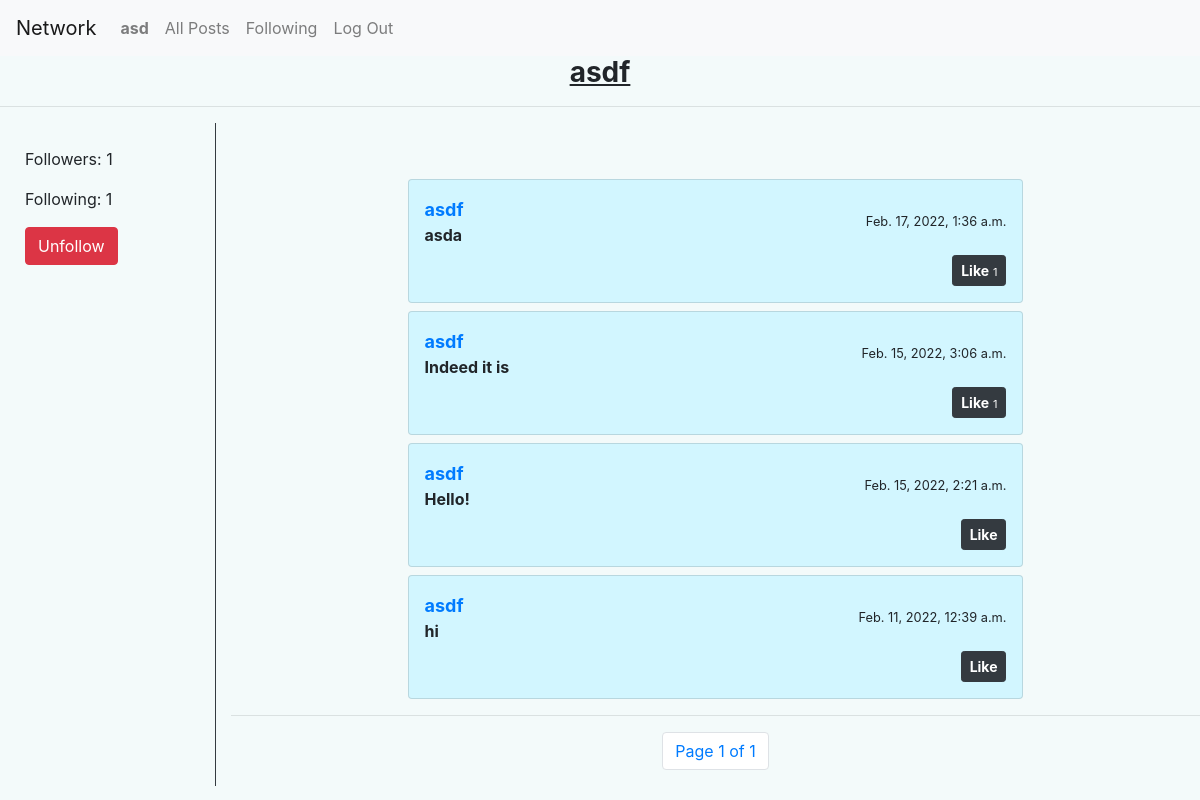
Screenshot of /profile/asdf (signed in) with the database file from the repository.
### network/models.py (models this page shows, shortened)
class User(AbstractUser):
    followers = models.ManyToManyField('User', null=True ,related_name="followed")
    def __str__(self):
        return f"{self.username}"

class Post(models.Model):
    creator = models.ForeignKey(User , on_delete=CASCADE, related_name="creatorPosts")
    body = models.TextField(max_length=400)
    created = models.DateTimeField(auto_now_add=True)
    updated = models.DateTimeField(auto_now=True)
    liked = models.ManyToManyField(User, blank=True, null=True)
    likeNum = models.PositiveIntegerField(default=0)
    class Meta:
        ordering = ['-created']

### network/views.py (the view)
# urls.py: path("profile/<str:user>", views.profile, name="profile"),
def profile(request, user):
    profile = User.objects.get(username = user)
    posts = Post.objects.filter(creator = profile.id)
    followersN = profile.followers.count()
    follow = User.objects.get(id = profile.id)
    followingN = User.objects.filter(followers = profile.id).count()
    if request.user in follow.followers.all():
        followed = True
    else:
        followed = False
    paginator = Paginator(posts, 10)
    page_number = request.GET.get('page')
    page_obj = paginator.get_page(page_number)
    return render(request, "network/profil.html", {
        "posts" : posts,
        "profileUser" : user,
        "followersN" : followersN,
        "followed" : followed,
        "followingN" : followingN,
        'page_obj': page_obj
    })

### network/templates/network/profil.html (shortened to what this page needs)
{% extends "network/layout.html" %}
{% load crispy_forms_tags %}
{% block body %}
<h3  style="text-align: center;"><b><u>{{ profileUser }}</u></b></h3>
<hr>
<div class="row">
<div class="col col-lg-2" style="margin-left: 25px;">
<br>
<p>Followers: {{ followersN }}</p>
<p>Following: {{ followingN }}</p>
{% if user.username != profileUser %}
<form method="post" action="{% url 'follow' profileUser %}">
    {% if followed %}
    <button type="submit" class="btn btn-danger">Unfollow</button>
    {% else %}
    <button type="submit" class="btn btn-info">Follow</button>
    {% endif %}
</form>
{% endif %}
</div>
<div class="container col border-left border-dark">
    <div class="container col mt-5">
        <div class="row d-flex justify-content-center">
            <div class="col-md-8">
                {% for post in page_obj %}
            <div class="card p-3 mt-2" style="background-color: rgb(210, 246, 255);">
                <div class="d-flex justify-content-between align-items-center">
                    <div class="user d-flex flex-row align-items-center">  <span><small class="font-weight-bold text-primary" style="font-size: large;"><a href="{% url 'profile' post.creator %}">{{ post.creator }}</a></small>
                    <div class="post font-weight-bold" id="body{{post.id}}">{{ post.body }}</div>
                    </span> </div> <small>{{ post.created }}</small>
                </div>
                <div class="action d-flex justify-content-between mt-2 align-items-center">
                    <div class="icons align-items-center"> <i class="fa fa-check-circle-o check-icon text-primary">
                        <button onclick="likePost(`{{post.id}}`)" id="likeBtn{{ post.id }}" type="button" class="btn btn-dark btn-sm">
                            {% if request.user in post.liked.all %}
                            <b style="color: rgb(229, 255, 0);">Liked</b> <small style="font-size: 11px;">{{ post.liked.all.count }}</small>
                            {% else %}
                            <b>Like</b> <small style="font-size: 11px;">
                            {% if post.liked.all.count > 0%}{{ post.liked.all.count }}{% endif %}</small>{% endif %}</button>
                    </i> </div>
                </div>
            </div>
            {% endfor %}
            </div>
        </div>
    </div>
    <hr>
<nav aria-label="Page navigation example">
    <ul class="pagination justify-content-center">
      <li class="page-item"><a class="page-link" href="#">Page {{ page_obj.number }} of {{ page_obj.paginator.num_pages }}</a></li>
    </ul>
  </nav>
{% endblock %}

### network/templates/network/layout.html (shortened to what this page needs)
{% load static %}
{% load crispy_forms_tags %}
<!DOCTYPE html>
<html lang="en">
    <head>
        <link rel="stylesheet" href="https://stackpath.bootstrapcdn.com/bootstrap/4.4.1/css/bootstrap.min.css">
        <link href="{% static 'network/styles.css' %}" rel="stylesheet">
    </head>
    <body style="background-color: rgb(243, 250, 250);">
        <nav class="navbar navbar-expand-lg navbar-light bg-light">
            <a class="navbar-brand" href="{% url 'index' %}">Network</a>
            <div>
              <ul class="navbar-nav mr-auto">
                {% if user.is_authenticated %}
                    <li class="nav-item">
                        <a class="nav-link" href="{% url 'profile' user.username %}"><strong>{{ user.username }}</strong></a>
                    </li>
                {% endif %}
                <li class="nav-item">
                  <a class="nav-link" href="{% url 'index' %}">All Posts</a>
                </li>
                {% if user.is_authenticated %}
                    <li class="nav-item">
                        <a class="nav-link" href="{% url 'following' user.username %}">Following</a>
                    </li>
                    <li class="nav-item">
                        <a class="nav-link" href="{% url 'logout' %}">Log Out</a>
                    </li>
                {% endif %}
              </ul>
            </div>
          </nav>
        <div class="body">
            {% block body %}
            {% endblock %}
        </div>
    </body>
</html>

### rows the page displays
User: username "asd"
User: username "asdf"
Post: creator "asdf", body "asda", created "Feb. 17, 2022, 1:36 a.m.", liked.all.count "1"
Post: creator "asdf", body "Indeed it is", created "Feb. 15, 2022, 3:06 a.m.", liked.all.count "1"
Post: creator "asdf", body "Hello!", created "Feb. 15, 2022, 2:21 a.m.", shows "Like"
Post: creator "asdf", body "hi", created "Feb. 11, 2022, 12:39 a.m.", shows "Like"

### other values shown
{{ followersN }} "1"
{{ followingN }} "1"
{{ page_obj.number }} "1"
{{ page_obj.paginator.num_pages }} "1"
